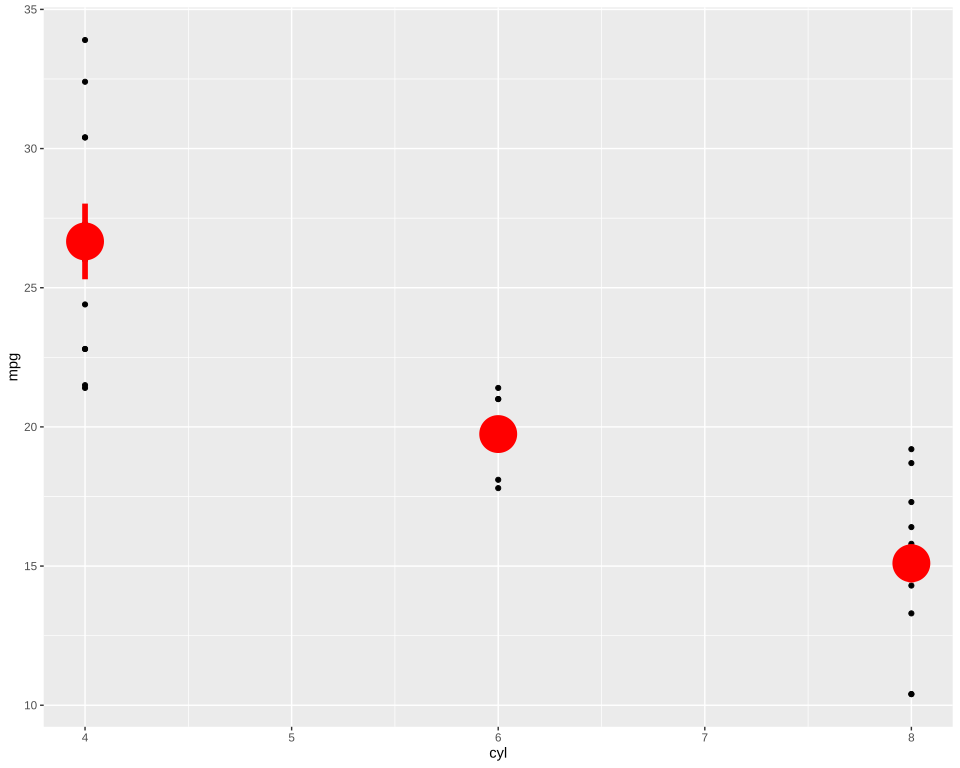

Here is the R script that generated this plot:
# The plot test/golden/summary.svg draws, drawn by ggplot2 itself, as ggplot2's own visual tests
# draw their snapshots: the independent check on that golden whenever it changes. The suite never
# runs this; it needs R, ggplot2 and vdiffr, saved as the Docker image giggly-r:ggplot2-4.0.3. From
# the repository's root:
#
#   docker run --rm -v "$PWD/test/golden":/golden:ro giggly-r:ggplot2-4.0.3 \
#     Rscript /golden/summary.R > summary.ggplot2.svg
#
# and compare the two drawings element by element, as test/golden/point.R does.
#
# The reference page's first example at mean_se, its default: mtcars' points with each cylinder
# count's mean and standard error over them, a red point range.
# First checked with ggplot2 4.0.3 and vdiffr 1.0.9: every element and clip path matches, the x
# axis drawn before the y as in test/golden/point.R.

library(ggplot2)

plot <- ggplot(mtcars, aes(cyl, mpg)) +
  geom_point() +
  stat_summary(colour = "red", linewidth = 2, size = 3) +
  theme_gray()

file <- tempfile(fileext = ".svg")
vdiffr::write_svg(plot, file)
cat(readLines(file), sep = "\n")
